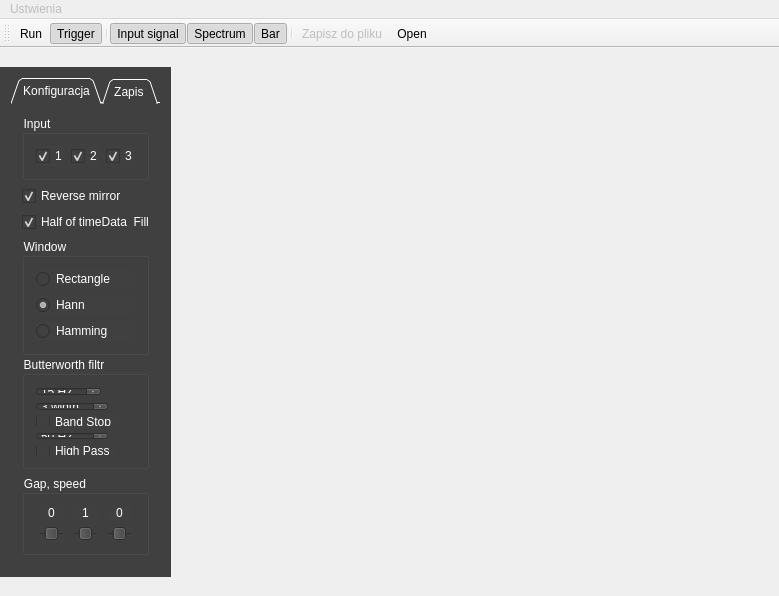
<?xml version="1.0" encoding="UTF-8"?>
<ui version="4.0">
 <class>MainWindow</class>
 <widget class="QMainWindow" name="MainWindow">
  <property name="windowModality">
   <enum>Qt::NonModal</enum>
  </property>
  <property name="geometry">
   <rect>
    <x>0</x>
    <y>0</y>
    <width>779</width>
    <height>596</height>
   </rect>
  </property>
  <property name="minimumSize">
   <size>
    <width>400</width>
    <height>300</height>
   </size>
  </property>
  <property name="acceptDrops">
   <bool>true</bool>
  </property>
  <property name="windowTitle">
   <string>Finger EMG</string>
  </property>
  <property name="iconSize">
   <size>
    <width>24</width>
    <height>24</height>
   </size>
  </property>
  <widget class="QWidget" name="centralWidget"/>
  <widget class="QMenuBar" name="menuBar">
   <property name="enabled">
    <bool>false</bool>
   </property>
   <property name="geometry">
    <rect>
     <x>0</x>
     <y>0</y>
     <width>779</width>
     <height>20</height>
    </rect>
   </property>
   <property name="toolTip">
    <string notr="true">sdf</string>
   </property>
   <property name="toolTipDuration">
    <number>44</number>
   </property>
   <property name="statusTip">
    <string notr="true"/>
   </property>
   <property name="autoFillBackground">
    <bool>false</bool>
   </property>
   <widget class="QMenu" name="menuUstwienia">
    <property name="mouseTracking">
     <bool>false</bool>
    </property>
    <property name="acceptDrops">
     <bool>false</bool>
    </property>
    <property name="toolTip">
     <string notr="true"/>
    </property>
    <property name="statusTip">
     <string notr="true"/>
    </property>
    <property name="title">
     <string>Ustwienia</string>
    </property>
    <addaction name="actionOtw_rz"/>
    <addaction name="actionZapisz_domy_lne"/>
    <addaction name="actionKatalog"/>
   </widget>
   <addaction name="menuUstwienia"/>
  </widget>
  <widget class="QToolBar" name="mainToolBar">
   <property name="acceptDrops">
    <bool>true</bool>
   </property>
   <attribute name="toolBarArea">
    <enum>TopToolBarArea</enum>
   </attribute>
   <attribute name="toolBarBreak">
    <bool>false</bool>
   </attribute>
   <addaction name="actionRun"/>
   <addaction name="actionTrigger"/>
   <addaction name="separator"/>
   <addaction name="actionSignal"/>
   <addaction name="actionSpectrum"/>
   <addaction name="actionRms"/>
   <addaction name="separator"/>
   <addaction name="actionSave"/>
   <addaction name="actionOpen"/>
  </widget>
  <widget class="QStatusBar" name="statusBar">
   <property name="autoFillBackground">
    <bool>true</bool>
   </property>
   <property name="styleSheet">
    <string notr="true">font: 75 8pt &quot;MS Shell Dlg 2&quot;;</string>
   </property>
   <property name="inputMethodHints">
    <set>Qt::ImhNone</set>
   </property>
   <property name="sizeGripEnabled">
    <bool>false</bool>
   </property>
  </widget>
  <widget class="QDockWidget" name="dockWidget">
   <property name="sizePolicy">
    <sizepolicy hsizetype="Maximum" vsizetype="Preferred">
     <horstretch>0</horstretch>
     <verstretch>0</verstretch>
    </sizepolicy>
   </property>
   <property name="minimumSize">
    <size>
     <width>171</width>
     <height>400</height>
    </size>
   </property>
   <property name="maximumSize">
    <size>
     <width>171</width>
     <height>524287</height>
    </size>
   </property>
   <property name="styleSheet">
    <string notr="true">background-color: rgb(64, 64, 64);
color: rgb(255, 255, 255);</string>
   </property>
   <property name="floating">
    <bool>false</bool>
   </property>
   <property name="features">
    <set>QDockWidget::NoDockWidgetFeatures</set>
   </property>
   <property name="allowedAreas">
    <set>Qt::AllDockWidgetAreas</set>
   </property>
   <attribute name="dockWidgetArea">
    <number>1</number>
   </attribute>
   <widget class="QWidget" name="dockWidgetContents">
    <layout class="QHBoxLayout" name="horizontalLayout_2">
     <item>
      <widget class="QTabWidget" name="tabWidget">
       <property name="minimumSize">
        <size>
         <width>0</width>
         <height>150</height>
        </size>
       </property>
       <property name="tabShape">
        <enum>QTabWidget::Triangular</enum>
       </property>
       <property name="currentIndex">
        <number>0</number>
       </property>
       <property name="usesScrollButtons">
        <bool>true</bool>
       </property>
       <property name="documentMode">
        <bool>true</bool>
       </property>
       <property name="tabsClosable">
        <bool>false</bool>
       </property>
       <property name="movable">
        <bool>false</bool>
       </property>
       <property name="tabBarAutoHide">
        <bool>false</bool>
       </property>
       <widget class="QWidget" name="tab_config">
        <attribute name="title">
         <string>Konfiguracja</string>
        </attribute>
        <layout class="QVBoxLayout" name="verticalLayout_7">
         <item>
          <widget class="QGroupBox" name="groupBox">
           <property name="title">
            <string>Input</string>
           </property>
           <property name="flat">
            <bool>false</bool>
           </property>
           <property name="checkable">
            <bool>false</bool>
           </property>
           <layout class="QHBoxLayout" name="horizontalLayout">
            <item>
             <widget class="QCheckBox" name="selectInput1">
              <property name="text">
               <string>1</string>
              </property>
              <property name="shortcut">
               <string>Ctrl+1</string>
              </property>
              <property name="checked">
               <bool>true</bool>
              </property>
              <property name="autoExclusive">
               <bool>false</bool>
              </property>
             </widget>
            </item>
            <item>
             <widget class="QCheckBox" name="selectInput2">
              <property name="text">
               <string>2</string>
              </property>
              <property name="shortcut">
               <string>Ctrl+2</string>
              </property>
              <property name="checked">
               <bool>true</bool>
              </property>
              <property name="autoExclusive">
               <bool>false</bool>
              </property>
             </widget>
            </item>
            <item>
             <widget class="QCheckBox" name="selectInput3">
              <property name="text">
               <string>3</string>
              </property>
              <property name="shortcut">
               <string>Ctrl+3</string>
              </property>
              <property name="checked">
               <bool>true</bool>
              </property>
              <property name="autoExclusive">
               <bool>false</bool>
              </property>
             </widget>
            </item>
           </layout>
          </widget>
         </item>
         <item>
          <widget class="QCheckBox" name="checkBoxReverseMirror">
           <property name="text">
            <string>Reverse mirror</string>
           </property>
           <property name="checked">
            <bool>true</bool>
           </property>
          </widget>
         </item>
         <item>
          <widget class="QCheckBox" name="checkBoxHalfData">
           <property name="text">
            <string>Half of timeData  Fill</string>
           </property>
           <property name="checked">
            <bool>true</bool>
           </property>
          </widget>
         </item>
         <item>
          <widget class="QGroupBox" name="groupBox_window">
           <property name="sizePolicy">
            <sizepolicy hsizetype="MinimumExpanding" vsizetype="Fixed">
             <horstretch>0</horstretch>
             <verstretch>50</verstretch>
            </sizepolicy>
           </property>
           <property name="minimumSize">
            <size>
             <width>0</width>
             <height>40</height>
            </size>
           </property>
           <property name="title">
            <string>Window</string>
           </property>
           <layout class="QVBoxLayout" name="verticalLayout_3">
            <property name="sizeConstraint">
             <enum>QLayout::SetMinimumSize</enum>
            </property>
            <item>
             <widget class="QRadioButton" name="radioBtn_rect">
              <property name="text">
               <string>Rectangle</string>
              </property>
              <property name="shortcut">
               <string>Ctrl+4</string>
              </property>
              <property name="checked">
               <bool>false</bool>
              </property>
             </widget>
            </item>
            <item>
             <widget class="QRadioButton" name="radioBtn_hann">
              <property name="text">
               <string>Hann</string>
              </property>
              <property name="shortcut">
               <string>Ctrl+5</string>
              </property>
              <property name="checked">
               <bool>true</bool>
              </property>
              <property name="autoRepeat">
               <bool>false</bool>
              </property>
             </widget>
            </item>
            <item>
             <widget class="QRadioButton" name="radioBtn_hamm">
              <property name="enabled">
               <bool>false</bool>
              </property>
              <property name="text">
               <string>Hamming</string>
              </property>
              <property name="shortcut">
               <string>Ctrl+6</string>
              </property>
             </widget>
            </item>
           </layout>
          </widget>
         </item>
         <item>
          <widget class="QGroupBox" name="groupBox_bw_filtr">
           <property name="sizePolicy">
            <sizepolicy hsizetype="MinimumExpanding" vsizetype="Fixed">
             <horstretch>0</horstretch>
             <verstretch>0</verstretch>
            </sizepolicy>
           </property>
           <property name="minimumSize">
            <size>
             <width>125</width>
             <height>0</height>
            </size>
           </property>
           <property name="title">
            <string>Butterworth filtr</string>
           </property>
           <property name="flat">
            <bool>false</bool>
           </property>
           <property name="checkable">
            <bool>false</bool>
           </property>
           <layout class="QFormLayout" name="formLayout_2">
            <item row="0" column="0">
             <widget class="QSpinBox" name="spinBox_HiPass">
              <property name="sizePolicy">
               <sizepolicy hsizetype="Maximum" vsizetype="Fixed">
                <horstretch>0</horstretch>
                <verstretch>0</verstretch>
               </sizepolicy>
              </property>
              <property name="toolTip">
               <string>t2</string>
              </property>
              <property name="toolTipDuration">
               <number>3</number>
              </property>
              <property name="statusTip">
               <string>64</string>
              </property>
              <property name="suffix">
               <string> Hz</string>
              </property>
              <property name="minimum">
               <number>1</number>
              </property>
              <property name="maximum">
               <number>512</number>
              </property>
              <property name="value">
               <number>15</number>
              </property>
             </widget>
            </item>
            <item row="1" column="0">
             <widget class="QSpinBox" name="spinBox_BandStop_width">
              <property name="sizePolicy">
               <sizepolicy hsizetype="Maximum" vsizetype="Fixed">
                <horstretch>0</horstretch>
                <verstretch>0</verstretch>
               </sizepolicy>
              </property>
              <property name="toolTipDuration">
               <number>-8</number>
              </property>
              <property name="suffix">
               <string> width</string>
              </property>
              <property name="minimum">
               <number>1</number>
              </property>
              <property name="value">
               <number>3</number>
              </property>
             </widget>
            </item>
            <item row="2" column="0">
             <widget class="QCheckBox" name="checkBox_bandStop">
              <property name="sizePolicy">
               <sizepolicy hsizetype="Preferred" vsizetype="Preferred">
                <horstretch>0</horstretch>
                <verstretch>0</verstretch>
               </sizepolicy>
              </property>
              <property name="text">
               <string>Band Stop</string>
              </property>
              <property name="shortcut">
               <string>Ctrl+7</string>
              </property>
              <property name="checked">
               <bool>false</bool>
              </property>
             </widget>
            </item>
            <item row="3" column="0">
             <widget class="QSpinBox" name="spinBox_BandStop">
              <property name="sizePolicy">
               <sizepolicy hsizetype="Maximum" vsizetype="Fixed">
                <horstretch>0</horstretch>
                <verstretch>0</verstretch>
               </sizepolicy>
              </property>
              <property name="maximumSize">
               <size>
                <width>16777215</width>
                <height>16777215</height>
               </size>
              </property>
              <property name="sizeIncrement">
               <size>
                <width>22</width>
                <height>22</height>
               </size>
              </property>
              <property name="baseSize">
               <size>
                <width>22</width>
                <height>11</height>
               </size>
              </property>
              <property name="layoutDirection">
               <enum>Qt::LeftToRight</enum>
              </property>
              <property name="autoFillBackground">
               <bool>false</bool>
              </property>
              <property name="inputMethodHints">
               <set>Qt::ImhDigitsOnly</set>
              </property>
              <property name="wrapping">
               <bool>true</bool>
              </property>
              <property name="buttonSymbols">
               <enum>QAbstractSpinBox::UpDownArrows</enum>
              </property>
              <property name="specialValueText">
               <string>drfg</string>
              </property>
              <property name="accelerated">
               <bool>true</bool>
              </property>
              <property name="suffix">
               <string> Hz</string>
              </property>
              <property name="prefix">
               <string/>
              </property>
              <property name="minimum">
               <number>1</number>
              </property>
              <property name="maximum">
               <number>1024</number>
              </property>
              <property name="singleStep">
               <number>1</number>
              </property>
              <property name="stepType">
               <enum>QAbstractSpinBox::DefaultStepType</enum>
              </property>
              <property name="value">
               <number>50</number>
              </property>
             </widget>
            </item>
            <item row="4" column="0">
             <widget class="QCheckBox" name="checkBox_highPass">
              <property name="text">
               <string>High Pass</string>
              </property>
              <property name="shortcut">
               <string>Ctrl+8</string>
              </property>
              <property name="checked">
               <bool>false</bool>
              </property>
             </widget>
            </item>
           </layout>
          </widget>
         </item>
         <item>
          <widget class="QGroupBox" name="groupBox_2">
           <property name="enabled">
            <bool>true</bool>
           </property>
           <property name="sizePolicy">
            <sizepolicy hsizetype="Preferred" vsizetype="Expanding">
             <horstretch>0</horstretch>
             <verstretch>0</verstretch>
            </sizepolicy>
           </property>
           <property name="title">
            <string>Gap, speed</string>
           </property>
           <property name="flat">
            <bool>false</bool>
           </property>
           <property name="checkable">
            <bool>false</bool>
           </property>
           <layout class="QGridLayout" name="gridLayout">
            <item row="0" column="0">
             <widget class="QLabel" name="pwmLabel1">
              <property name="text">
               <string>0</string>
              </property>
              <property name="alignment">
               <set>Qt::AlignCenter</set>
              </property>
             </widget>
            </item>
            <item row="1" column="1">
             <widget class="QSlider" name="pwmValue2">
              <property name="minimum">
               <number>1</number>
              </property>
              <property name="maximum">
               <number>100</number>
              </property>
              <property name="value">
               <number>1</number>
              </property>
              <property name="orientation">
               <enum>Qt::Vertical</enum>
              </property>
              <property name="tickPosition">
               <enum>QSlider::TicksBothSides</enum>
              </property>
             </widget>
            </item>
            <item row="1" column="2">
             <widget class="QSlider" name="pwmValue3">
              <property name="minimum">
               <number>1</number>
              </property>
              <property name="maximum">
               <number>100</number>
              </property>
              <property name="value">
               <number>1</number>
              </property>
              <property name="orientation">
               <enum>Qt::Vertical</enum>
              </property>
              <property name="tickPosition">
               <enum>QSlider::TicksBothSides</enum>
              </property>
             </widget>
            </item>
            <item row="0" column="1">
             <widget class="QLabel" name="pwmLabel2">
              <property name="text">
               <string>1</string>
              </property>
              <property name="alignment">
               <set>Qt::AlignCenter</set>
              </property>
              <property name="buddy">
               <cstring>pwmLabel2</cstring>
              </property>
             </widget>
            </item>
            <item row="0" column="2">
             <widget class="QLabel" name="pwmLabel3">
              <property name="text">
               <string>0</string>
              </property>
              <property name="alignment">
               <set>Qt::AlignCenter</set>
              </property>
             </widget>
            </item>
            <item row="1" column="0">
             <widget class="QSlider" name="pwmValue1">
              <property name="cursor">
               <cursorShape>PointingHandCursor</cursorShape>
              </property>
              <property name="mouseTracking">
               <bool>false</bool>
              </property>
              <property name="focusPolicy">
               <enum>Qt::WheelFocus</enum>
              </property>
              <property name="minimum">
               <number>1</number>
              </property>
              <property name="maximum">
               <number>128</number>
              </property>
              <property name="pageStep">
               <number>10</number>
              </property>
              <property name="value">
               <number>10</number>
              </property>
              <property name="sliderPosition">
               <number>10</number>
              </property>
              <property name="orientation">
               <enum>Qt::Vertical</enum>
              </property>
              <property name="invertedAppearance">
               <bool>false</bool>
              </property>
              <property name="invertedControls">
               <bool>false</bool>
              </property>
              <property name="tickPosition">
               <enum>QSlider::TicksBothSides</enum>
              </property>
             </widget>
            </item>
           </layout>
          </widget>
         </item>
        </layout>
       </widget>
       <widget class="QWidget" name="tab_save">
        <attribute name="title">
         <string>Zapis </string>
        </attribute>
        <layout class="QVBoxLayout" name="verticalLayout">
         <item>
          <widget class="QGroupBox" name="groupBox_4">
           <property name="sizePolicy">
            <sizepolicy hsizetype="Expanding" vsizetype="Preferred">
             <horstretch>0</horstretch>
             <verstretch>0</verstretch>
            </sizepolicy>
           </property>
           <property name="minimumSize">
            <size>
             <width>0</width>
             <height>90</height>
            </size>
           </property>
           <property name="title">
            <string>Zapisz do </string>
           </property>
           <layout class="QVBoxLayout" name="verticalLayout_5">
            <item>
             <widget class="QRadioButton" name="radio_saveAllDir">
              <property name="text">
               <string>Mieszane</string>
              </property>
              <property name="shortcut">
               <string/>
              </property>
             </widget>
            </item>
            <item>
             <widget class="QRadioButton" name="radio_handOpen">
              <property name="text">
               <string>Dłoń rozluźniona</string>
              </property>
              <property name="shortcut">
               <string>Ctrl+2</string>
              </property>
             </widget>
            </item>
            <item>
             <widget class="QRadioButton" name="radio_handClose">
              <property name="text">
               <string>Dłoń zaciśnięta</string>
              </property>
              <property name="shortcut">
               <string>Ctrl+3</string>
              </property>
             </widget>
            </item>
            <item>
             <widget class="QRadioButton" name="radioButton">
              <property name="text">
               <string>Palec wskazujący</string>
              </property>
              <property name="shortcut">
               <string>Ctrl+4</string>
              </property>
             </widget>
            </item>
            <item>
             <widget class="QRadioButton" name="radioButton_2">
              <property name="text">
               <string>Kciuk</string>
              </property>
              <property name="shortcut">
               <string>Ctrl+5</string>
              </property>
             </widget>
            </item>
           </layout>
          </widget>
         </item>
         <item>
          <spacer name="verticalSpacer_2">
           <property name="orientation">
            <enum>Qt::Vertical</enum>
           </property>
           <property name="sizeHint" stdset="0">
            <size>
             <width>20</width>
             <height>40</height>
            </size>
           </property>
          </spacer>
         </item>
         <item>
          <widget class="Line" name="line_2">
           <property name="orientation">
            <enum>Qt::Horizontal</enum>
           </property>
          </widget>
         </item>
         <item>
          <spacer name="verticalSpacer_4">
           <property name="orientation">
            <enum>Qt::Vertical</enum>
           </property>
           <property name="sizeHint" stdset="0">
            <size>
             <width>20</width>
             <height>40</height>
            </size>
           </property>
          </spacer>
         </item>
         <item>
          <widget class="QProgressBar" name="progressBar">
           <property name="value">
            <number>1</number>
           </property>
          </widget>
         </item>
         <item>
          <layout class="QFormLayout" name="formLayout">
           <property name="verticalSpacing">
            <number>35</number>
           </property>
           <property name="topMargin">
            <number>0</number>
           </property>
           <property name="rightMargin">
            <number>0</number>
           </property>
           <item row="0" column="0">
            <widget class="QLabel" name="label_Nsample">
             <property name="text">
              <string>N data per file</string>
             </property>
            </widget>
           </item>
           <item row="0" column="1">
            <widget class="QSpinBox" name="spinBox_nDataPerFile">
             <property name="sizePolicy">
              <sizepolicy hsizetype="Maximum" vsizetype="Fixed">
               <horstretch>0</horstretch>
               <verstretch>0</verstretch>
              </sizepolicy>
             </property>
             <property name="minimum">
              <number>1</number>
             </property>
             <property name="maximum">
              <number>1000</number>
             </property>
             <property name="value">
              <number>6</number>
             </property>
            </widget>
           </item>
          </layout>
         </item>
         <item>
          <widget class="QLabel" name="label_3">
           <property name="text">
            <string>Nagraj próbkę, naciskając</string>
           </property>
          </widget>
         </item>
         <item>
          <layout class="QGridLayout" name="gridLayout_2" rowstretch="0" columnstretch="0,0" columnminimumwidth="0,0">
           <property name="sizeConstraint">
            <enum>QLayout::SetDefaultConstraint</enum>
           </property>
           <property name="topMargin">
            <number>0</number>
           </property>
           <property name="bottomMargin">
            <number>0</number>
           </property>
           <property name="spacing">
            <number>6</number>
           </property>
           <item row="0" column="0">
            <widget class="QToolButton" name="toolButton_return">
             <property name="sizePolicy">
              <sizepolicy hsizetype="Minimum" vsizetype="Minimum">
               <horstretch>0</horstretch>
               <verstretch>0</verstretch>
              </sizepolicy>
             </property>
             <property name="text">
              <string>Return</string>
             </property>
             <property name="iconSize">
              <size>
               <width>32</width>
               <height>32</height>
              </size>
             </property>
             <property name="shortcut">
              <string>Return</string>
             </property>
             <property name="popupMode">
              <enum>QToolButton::DelayedPopup</enum>
             </property>
             <property name="toolButtonStyle">
              <enum>Qt::ToolButtonFollowStyle</enum>
             </property>
             <property name="autoRaise">
              <bool>false</bool>
             </property>
            </widget>
           </item>
           <item row="0" column="1">
            <widget class="QToolButton" name="toolButton_enter">
             <property name="sizePolicy">
              <sizepolicy hsizetype="Minimum" vsizetype="Minimum">
               <horstretch>0</horstretch>
               <verstretch>0</verstretch>
              </sizepolicy>
             </property>
             <property name="cursor">
              <cursorShape>PointingHandCursor</cursorShape>
             </property>
             <property name="autoFillBackground">
              <bool>false</bool>
             </property>
             <property name="text">
              <string>Enter</string>
             </property>
             <property name="iconSize">
              <size>
               <width>32</width>
               <height>32</height>
              </size>
             </property>
             <property name="shortcut">
              <string>Enter</string>
             </property>
             <property name="checkable">
              <bool>false</bool>
             </property>
             <property name="checked">
              <bool>false</bool>
             </property>
             <property name="autoRepeat">
              <bool>false</bool>
             </property>
             <property name="autoExclusive">
              <bool>false</bool>
             </property>
             <property name="popupMode">
              <enum>QToolButton::DelayedPopup</enum>
             </property>
             <property name="toolButtonStyle">
              <enum>Qt::ToolButtonTextBesideIcon</enum>
             </property>
             <property name="autoRaise">
              <bool>false</bool>
             </property>
             <property name="arrowType">
              <enum>Qt::NoArrow</enum>
             </property>
            </widget>
           </item>
          </layout>
         </item>
         <item>
          <widget class="Line" name="line_5">
           <property name="orientation">
            <enum>Qt::Horizontal</enum>
           </property>
          </widget>
         </item>
         <item>
          <spacer name="verticalSpacer_3">
           <property name="orientation">
            <enum>Qt::Vertical</enum>
           </property>
           <property name="sizeHint" stdset="0">
            <size>
             <width>20</width>
             <height>40</height>
            </size>
           </property>
          </spacer>
         </item>
         <item>
          <widget class="QLabel" name="label">
           <property name="text">
            <string>Katalog</string>
           </property>
          </widget>
         </item>
         <item>
          <widget class="QLineEdit" name="lineEdit_path">
           <property name="inputMethodHints">
            <set>Qt::ImhNone</set>
           </property>
           <property name="text">
            <string>../sample</string>
           </property>
           <property name="placeholderText">
            <string>Ścieżka katalogu</string>
           </property>
          </widget>
         </item>
         <item>
          <widget class="QLabel" name="label_2">
           <property name="text">
            <string>Nazwa pliku</string>
           </property>
          </widget>
         </item>
         <item>
          <widget class="QLineEdit" name="lineEdit_fileN">
           <property name="toolTip">
            <string>43</string>
           </property>
           <property name="statusTip">
            <string>23</string>
           </property>
           <property name="whatsThis">
            <string>21</string>
           </property>
           <property name="accessibleName">
            <string>22</string>
           </property>
           <property name="autoFillBackground">
            <bool>false</bool>
           </property>
           <property name="placeholderText">
            <string>Nazwa pliku</string>
           </property>
          </widget>
         </item>
         <item>
          <widget class="QPushButton" name="pushButto_kat">
           <property name="sizePolicy">
            <sizepolicy hsizetype="Preferred" vsizetype="Preferred">
             <horstretch>0</horstretch>
             <verstretch>0</verstretch>
            </sizepolicy>
           </property>
           <property name="text">
            <string>Otwórz katalog</string>
           </property>
           <property name="shortcut">
            <string>Ctrl+0</string>
           </property>
          </widget>
         </item>
         <item>
          <widget class="QPushButton" name="pushButton_openFile">
           <property name="sizePolicy">
            <sizepolicy hsizetype="Ignored" vsizetype="Fixed">
             <horstretch>0</horstretch>
             <verstretch>0</verstretch>
            </sizepolicy>
           </property>
           <property name="toolTip">
            <string>Automatycznie kopiuje nazwę do schowka</string>
           </property>
           <property name="statusTip">
            <string/>
           </property>
           <property name="whatsThis">
            <string/>
           </property>
           <property name="accessibleDescription">
            <string/>
           </property>
           <property name="inputMethodHints">
            <set>Qt::ImhTime</set>
           </property>
           <property name="text">
            <string>Zamknij i pokaż plik</string>
           </property>
           <property name="shortcut">
            <string>Ctrl+,</string>
           </property>
           <property name="autoRepeat">
            <bool>false</bool>
           </property>
          </widget>
         </item>
         <item>
          <spacer name="verticalSpacer_5">
           <property name="orientation">
            <enum>Qt::Vertical</enum>
           </property>
           <property name="sizeHint" stdset="0">
            <size>
             <width>20</width>
             <height>40</height>
            </size>
           </property>
          </spacer>
         </item>
         <item>
          <widget class="Line" name="line">
           <property name="orientation">
            <enum>Qt::Vertical</enum>
           </property>
          </widget>
         </item>
         <item>
          <spacer name="verticalSpacer">
           <property name="orientation">
            <enum>Qt::Vertical</enum>
           </property>
           <property name="sizeHint" stdset="0">
            <size>
             <width>20</width>
             <height>40</height>
            </size>
           </property>
          </spacer>
         </item>
         <item>
          <widget class="QCheckBox" name="checkBox_autoCpyPath">
           <property name="text">
            <string>Ścieżkę do schowka</string>
           </property>
           <property name="checked">
            <bool>true</bool>
           </property>
          </widget>
         </item>
        </layout>
       </widget>
      </widget>
     </item>
    </layout>
   </widget>
  </widget>
  <action name="actionRun">
   <property name="checkable">
    <bool>true</bool>
   </property>
   <property name="icon">
    <iconset resource="resources.qrc">
     <normaloff>:/icons/run.png</normaloff>:/icons/run.png</iconset>
   </property>
   <property name="text">
    <string>Run</string>
   </property>
   <property name="shortcut">
    <string>Space</string>
   </property>
  </action>
  <action name="actionTrigger">
   <property name="checkable">
    <bool>true</bool>
   </property>
   <property name="checked">
    <bool>true</bool>
   </property>
   <property name="icon">
    <iconset resource="resources.qrc">
     <normaloff>:/icons/trigger.png</normaloff>:/icons/trigger.png</iconset>
   </property>
   <property name="text">
    <string>Trigger</string>
   </property>
  </action>
  <action name="actionSpectrum">
   <property name="checkable">
    <bool>true</bool>
   </property>
   <property name="checked">
    <bool>true</bool>
   </property>
   <property name="enabled">
    <bool>true</bool>
   </property>
   <property name="icon">
    <iconset resource="resources.qrc">
     <normaloff>:/icons/lines.png</normaloff>:/icons/lines.png</iconset>
   </property>
   <property name="text">
    <string>Spectrum</string>
   </property>
   <property name="shortcut">
    <string>2</string>
   </property>
   <property name="iconVisibleInMenu">
    <bool>true</bool>
   </property>
  </action>
  <action name="actionRms">
   <property name="checkable">
    <bool>true</bool>
   </property>
   <property name="checked">
    <bool>true</bool>
   </property>
   <property name="icon">
    <iconset resource="resources.qrc">
     <normaloff>:/icons/bars.png</normaloff>:/icons/bars.png</iconset>
   </property>
   <property name="text">
    <string>Bar</string>
   </property>
   <property name="toolTip">
    <string>Słupki rms</string>
   </property>
   <property name="shortcut">
    <string>3</string>
   </property>
  </action>
  <action name="actionSignal">
   <property name="checkable">
    <bool>true</bool>
   </property>
   <property name="checked">
    <bool>true</bool>
   </property>
   <property name="icon">
    <iconset resource="resources.qrc">
     <normaloff>:/icons/heartbeat.png</normaloff>:/icons/heartbeat.png</iconset>
   </property>
   <property name="text">
    <string>Input signal</string>
   </property>
   <property name="toolTip">
    <string>Sygnał z serial portu</string>
   </property>
   <property name="shortcut">
    <string>1</string>
   </property>
   <property name="iconVisibleInMenu">
    <bool>true</bool>
   </property>
  </action>
  <action name="actionSave">
   <property name="checkable">
    <bool>true</bool>
   </property>
   <property name="checked">
    <bool>false</bool>
   </property>
   <property name="enabled">
    <bool>false</bool>
   </property>
   <property name="icon">
    <iconset resource="resources.qrc">
     <normaloff>:/icons/save.png</normaloff>
     <normalon>icons/saveRed.png</normalon>:/icons/save.png</iconset>
   </property>
   <property name="text">
    <string>Zapisz do pliku</string>
   </property>
   <property name="toolTip">
    <string>Zapis</string>
   </property>
   <property name="shortcut">
    <string>Ctrl+S</string>
   </property>
   <property name="visible">
    <bool>false</bool>
   </property>
  </action>
  <action name="actionOpen">
   <property name="text">
    <string>Open</string>
   </property>
   <property name="toolTip">
    <string>Otwórz</string>
   </property>
   <property name="shortcut">
    <string>Ctrl+O</string>
   </property>
   <property name="visible">
    <bool>false</bool>
   </property>
   <property name="iconVisibleInMenu">
    <bool>true</bool>
   </property>
  </action>
  <action name="actionOtw_rz">
   <property name="text">
    <string>Otwórz</string>
   </property>
   <property name="iconText">
    <string>Otwórz</string>
   </property>
   <property name="toolTip">
    <string notr="true">Otwórz</string>
   </property>
   <property name="statusTip">
    <string notr="true"/>
   </property>
   <property name="whatsThis">
    <string notr="true"/>
   </property>
   <property name="autoRepeat">
    <bool>false</bool>
   </property>
  </action>
  <action name="actionZapisz_domy_lne">
   <property name="text">
    <string>Zapisz domyślne</string>
   </property>
  </action>
  <action name="actionKatalog">
   <property name="enabled">
    <bool>false</bool>
   </property>
   <property name="text">
    <string>Katalog</string>
   </property>
  </action>
 </widget>
 <layoutdefault spacing="6" margin="11"/>
 <tabstops>
  <tabstop>selectInput1</tabstop>
  <tabstop>selectInput2</tabstop>
  <tabstop>selectInput3</tabstop>
  <tabstop>radioBtn_rect</tabstop>
  <tabstop>radioBtn_hann</tabstop>
  <tabstop>pwmValue1</tabstop>
  <tabstop>pwmValue2</tabstop>
  <tabstop>pwmValue3</tabstop>
  <tabstop>radio_saveAllDir</tabstop>
  <tabstop>radio_handOpen</tabstop>
  <tabstop>radio_handClose</tabstop>
  <tabstop>checkBox_highPass</tabstop>
  <tabstop>spinBox_HiPass</tabstop>
 </tabstops>
 <resources>
  <include location="resources.qrc"/>
 </resources>
 <connections>
  <connection>
   <sender>pwmValue1</sender>
   <signal>valueChanged(int)</signal>
   <receiver>pwmLabel1</receiver>
   <slot>setNum(int)</slot>
   <hints>
    <hint type="sourcelabel">
     <x>60</x>
     <y>547</y>
    </hint>
    <hint type="destinationlabel">
     <x>60</x>
     <y>457</y>
    </hint>
   </hints>
  </connection>
  <connection>
   <sender>pwmValue2</sender>
   <signal>valueChanged(int)</signal>
   <receiver>pwmLabel2</receiver>
   <slot>setNum(int)</slot>
   <hints>
    <hint type="sourcelabel">
     <x>97</x>
     <y>547</y>
    </hint>
    <hint type="destinationlabel">
     <x>97</x>
     <y>457</y>
    </hint>
   </hints>
  </connection>
  <connection>
   <sender>pwmValue3</sender>
   <signal>valueChanged(int)</signal>
   <receiver>pwmLabel3</receiver>
   <slot>setNum(int)</slot>
   <hints>
    <hint type="sourcelabel">
     <x>134</x>
     <y>547</y>
    </hint>
    <hint type="destinationlabel">
     <x>134</x>
     <y>457</y>
    </hint>
   </hints>
  </connection>
 </connections>
</ui>
